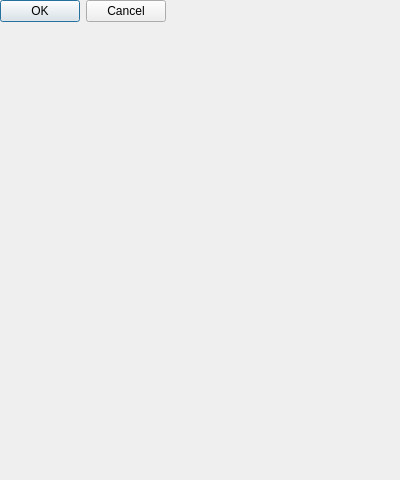
<?xml version="1.0" encoding="UTF-8"?>
<ui version="4.0">
 <class>CaptchaDlg</class>
 <widget class="QDialog" name="CaptchaDlg">
  <property name="geometry">
   <rect>
    <x>0</x>
    <y>0</y>
    <width>400</width>
    <height>480</height>
   </rect>
  </property>
  <property name="windowTitle">
   <string>You need to pass verification</string>
  </property>
  <widget class="QDialogButtonBox" name="buttonBox">
   <property name="orientation">
    <enum>Qt::Horizontal</enum>
   </property>
   <property name="standardButtons">
    <set>QDialogButtonBox::Cancel|QDialogButtonBox::Ok</set>
   </property>
  </widget>
 </widget>
 <resources/>
 <connections>
  <connection>
   <sender>buttonBox</sender>
   <signal>accepted()</signal>
   <receiver>CaptchaDlg</receiver>
   <slot>accept()</slot>
   <hints>
    <hint type="sourcelabel">
     <x>248</x>
     <y>254</y>
    </hint>
    <hint type="destinationlabel">
     <x>157</x>
     <y>274</y>
    </hint>
   </hints>
  </connection>
  <connection>
   <sender>buttonBox</sender>
   <signal>rejected()</signal>
   <receiver>CaptchaDlg</receiver>
   <slot>reject()</slot>
   <hints>
    <hint type="sourcelabel">
     <x>316</x>
     <y>260</y>
    </hint>
    <hint type="destinationlabel">
     <x>286</x>
     <y>274</y>
    </hint>
   </hints>
  </connection>
 </connections>
</ui>
